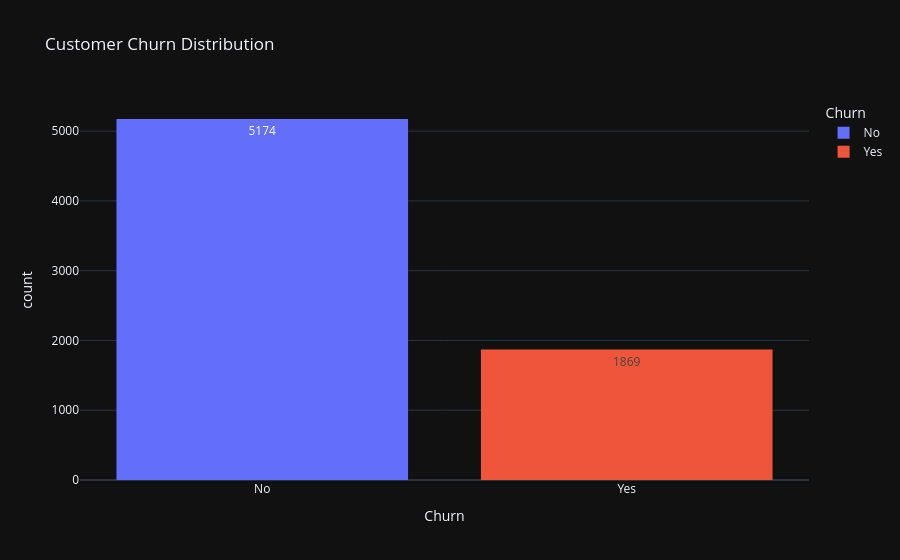

Notebook cell for this chart:
### Code cell
# Customer Churn Distribution
fig=px.histogram(df,
                x='Churn',
                color='Churn',
                text_auto=True,
                title='Customer Churn Distribution')

fig.show()

### Figure 1 — Plotly figure (JSON) as saved in the notebook; plotly's stock layout.template omitted (floating-point values rounded to 4 significant figures; data arrays with more than 128 entries replaced by an {"elided": "..."} marker saying what was removed)
{"data": [{"bingroup": "x", "hovertemplate": "Churn=%{x}<br>count=%{y}<extra></extra>", "legendgroup": "No", "marker": {"color": "#636efa", "pattern": {"shape": ""}}, "name": "No", "orientation": "v", "showlegend": true, "texttemplate": "%{value}", "type": "histogram", "x": {"elided": "5174 str values"}, "xaxis": "x", "yaxis": "y"}, {"bingroup": "x", "hovertemplate": "Churn=%{x}<br>count=%{y}<extra></extra>", "legendgroup": "Yes", "marker": {"color": "#EF553B", "pattern": {"shape": ""}}, "name": "Yes", "orientation": "v", "showlegend": true, "texttemplate": "%{value}", "type": "histogram", "x": {"elided": "1869 str values"}, "xaxis": "x", "yaxis": "y"}], "layout": {"barmode": "relative", "legend": {"title": {"text": "Churn"}, "tracegroupgap": 0}, "title": {"text": "Customer Churn Distribution"}, "xaxis": {"anchor": "y", "categoryarray": ["No", "Yes"], "categoryorder": "array", "domain": [0, 1], "title": {"text": "Churn"}}, "yaxis": {"anchor": "x", "domain": [0, 1], "title": {"text": "count"}}}}
